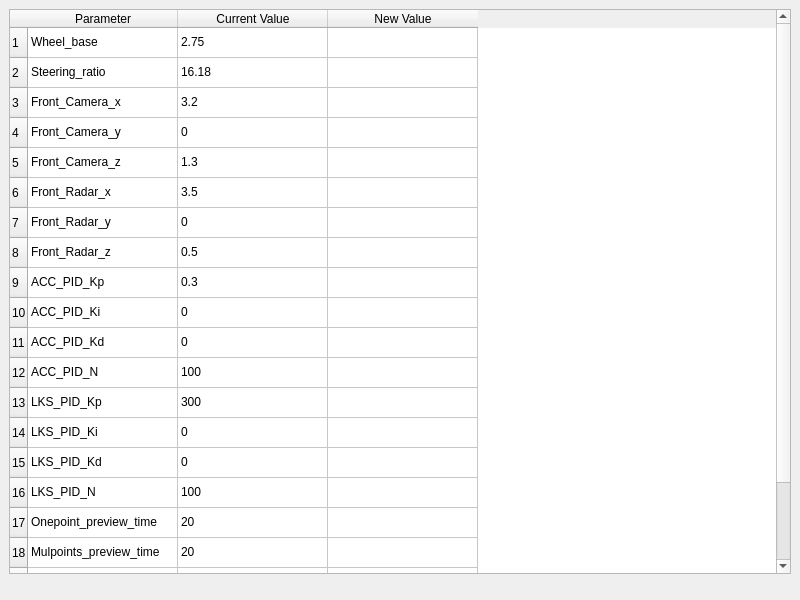
<?xml version="1.0" encoding="UTF-8"?>
<ui version="4.0">
 <class>CalibrationDialog</class>
 <widget class="QDialog" name="CalibrationDialog">
  <property name="geometry">
   <rect>
    <x>0</x>
    <y>0</y>
    <width>800</width>
    <height>600</height>
   </rect>
  </property>
  <property name="sizeIncrement">
   <size>
    <width>0</width>
    <height>0</height>
   </size>
  </property>
  <property name="baseSize">
   <size>
    <width>0</width>
    <height>0</height>
   </size>
  </property>
  <property name="windowTitle">
   <string>Calibration</string>
  </property>
  <layout class="QVBoxLayout" name="verticalLayout">
   <property name="spacing">
    <number>0</number>
   </property>
   <property name="leftMargin">
    <number>9</number>
   </property>
   <property name="topMargin">
    <number>9</number>
   </property>
   <property name="rightMargin">
    <number>9</number>
   </property>
   <property name="bottomMargin">
    <number>9</number>
   </property>
   <item>
    <widget class="QTableWidget" name="tw_params">
     <property name="sizePolicy">
      <sizepolicy hsizetype="Preferred" vsizetype="Expanding">
       <horstretch>0</horstretch>
       <verstretch>0</verstretch>
      </sizepolicy>
     </property>
     <property name="maximumSize">
      <size>
       <width>16777215</width>
       <height>16777215</height>
      </size>
     </property>
     <attribute name="horizontalHeaderVisible">
      <bool>true</bool>
     </attribute>
     <attribute name="horizontalHeaderCascadingSectionResizes">
      <bool>false</bool>
     </attribute>
     <attribute name="horizontalHeaderMinimumSectionSize">
      <number>57</number>
     </attribute>
     <attribute name="horizontalHeaderDefaultSectionSize">
      <number>150</number>
     </attribute>
     <attribute name="horizontalHeaderHighlightSections">
      <bool>true</bool>
     </attribute>
     <attribute name="horizontalHeaderShowSortIndicator" stdset="0">
      <bool>false</bool>
     </attribute>
     <attribute name="horizontalHeaderStretchLastSection">
      <bool>false</bool>
     </attribute>
     <attribute name="verticalHeaderVisible">
      <bool>true</bool>
     </attribute>
     <attribute name="verticalHeaderCascadingSectionResizes">
      <bool>false</bool>
     </attribute>
     <attribute name="verticalHeaderDefaultSectionSize">
      <number>30</number>
     </attribute>
     <attribute name="verticalHeaderHighlightSections">
      <bool>true</bool>
     </attribute>
     <attribute name="verticalHeaderShowSortIndicator" stdset="0">
      <bool>false</bool>
     </attribute>
     <attribute name="verticalHeaderStretchLastSection">
      <bool>false</bool>
     </attribute>
     <row>
      <property name="text">
       <string>1</string>
      </property>
     </row>
     <row>
      <property name="text">
       <string>2</string>
      </property>
     </row>
     <row>
      <property name="text">
       <string>3</string>
      </property>
     </row>
     <row>
      <property name="text">
       <string>4</string>
      </property>
     </row>
     <row>
      <property name="text">
       <string>5</string>
      </property>
     </row>
     <row>
      <property name="text">
       <string>6</string>
      </property>
     </row>
     <row>
      <property name="text">
       <string>7</string>
      </property>
     </row>
     <row>
      <property name="text">
       <string>8</string>
      </property>
     </row>
     <row>
      <property name="text">
       <string>9</string>
      </property>
     </row>
     <row>
      <property name="text">
       <string>10</string>
      </property>
     </row>
     <row>
      <property name="text">
       <string>11</string>
      </property>
     </row>
     <row>
      <property name="text">
       <string>12</string>
      </property>
     </row>
     <row>
      <property name="text">
       <string>13</string>
      </property>
     </row>
     <row>
      <property name="text">
       <string>14</string>
      </property>
     </row>
     <row>
      <property name="text">
       <string>15</string>
      </property>
     </row>
     <row>
      <property name="text">
       <string>16</string>
      </property>
     </row>
     <row>
      <property name="text">
       <string>17</string>
      </property>
     </row>
     <row>
      <property name="text">
       <string>18</string>
      </property>
     </row>
     <row>
      <property name="text">
       <string>19</string>
      </property>
     </row>
     <row>
      <property name="text">
       <string>20</string>
      </property>
     </row>
     <row>
      <property name="text">
       <string>21</string>
      </property>
     </row>
     <column>
      <property name="text">
       <string>Parameter</string>
      </property>
     </column>
     <column>
      <property name="text">
       <string>Current Value</string>
      </property>
     </column>
     <column>
      <property name="text">
       <string>New Value</string>
      </property>
     </column>
     <item row="0" column="0">
      <property name="text">
       <string>Wheel_base</string>
      </property>
     </item>
     <item row="0" column="1">
      <property name="text">
       <string>2.75</string>
      </property>
     </item>
     <item row="0" column="2">
      <property name="text">
       <string/>
      </property>
     </item>
     <item row="1" column="0">
      <property name="text">
       <string>Steering_ratio</string>
      </property>
     </item>
     <item row="1" column="1">
      <property name="text">
       <string>16.18</string>
      </property>
     </item>
     <item row="1" column="2">
      <property name="text">
       <string/>
      </property>
     </item>
     <item row="2" column="0">
      <property name="text">
       <string>Front_Camera_x</string>
      </property>
     </item>
     <item row="2" column="1">
      <property name="text">
       <string>3.2</string>
      </property>
     </item>
     <item row="2" column="2">
      <property name="text">
       <string/>
      </property>
     </item>
     <item row="3" column="0">
      <property name="text">
       <string>Front_Camera_y</string>
      </property>
     </item>
     <item row="3" column="1">
      <property name="text">
       <string>0</string>
      </property>
     </item>
     <item row="3" column="2">
      <property name="text">
       <string/>
      </property>
     </item>
     <item row="4" column="0">
      <property name="text">
       <string>Front_Camera_z</string>
      </property>
     </item>
     <item row="4" column="1">
      <property name="text">
       <string>1.3</string>
      </property>
     </item>
     <item row="5" column="0">
      <property name="text">
       <string>Front_Radar_x</string>
      </property>
     </item>
     <item row="5" column="1">
      <property name="text">
       <string>3.5</string>
      </property>
     </item>
     <item row="6" column="0">
      <property name="text">
       <string>Front_Radar_y</string>
      </property>
     </item>
     <item row="6" column="1">
      <property name="text">
       <string>0</string>
      </property>
     </item>
     <item row="7" column="0">
      <property name="text">
       <string>Front_Radar_z</string>
      </property>
     </item>
     <item row="7" column="1">
      <property name="text">
       <string>0.5</string>
      </property>
     </item>
     <item row="8" column="0">
      <property name="text">
       <string>ACC_PID_Kp</string>
      </property>
     </item>
     <item row="8" column="1">
      <property name="text">
       <string>0.3</string>
      </property>
     </item>
     <item row="9" column="0">
      <property name="text">
       <string>ACC_PID_Ki</string>
      </property>
     </item>
     <item row="9" column="1">
      <property name="text">
       <string>0</string>
      </property>
     </item>
     <item row="10" column="0">
      <property name="text">
       <string>ACC_PID_Kd</string>
      </property>
     </item>
     <item row="10" column="1">
      <property name="text">
       <string>0</string>
      </property>
     </item>
     <item row="11" column="0">
      <property name="text">
       <string>ACC_PID_N</string>
      </property>
     </item>
     <item row="11" column="1">
      <property name="text">
       <string>100</string>
      </property>
     </item>
     <item row="12" column="0">
      <property name="text">
       <string>LKS_PID_Kp</string>
      </property>
     </item>
     <item row="12" column="1">
      <property name="text">
       <string>300</string>
      </property>
     </item>
     <item row="13" column="0">
      <property name="text">
       <string>LKS_PID_Ki</string>
      </property>
     </item>
     <item row="13" column="1">
      <property name="text">
       <string>0</string>
      </property>
     </item>
     <item row="14" column="0">
      <property name="text">
       <string>LKS_PID_Kd</string>
      </property>
     </item>
     <item row="14" column="1">
      <property name="text">
       <string>0</string>
      </property>
     </item>
     <item row="15" column="0">
      <property name="text">
       <string>LKS_PID_N</string>
      </property>
     </item>
     <item row="15" column="1">
      <property name="text">
       <string>100</string>
      </property>
     </item>
     <item row="16" column="0">
      <property name="text">
       <string>Onepoint_preview_time</string>
      </property>
     </item>
     <item row="16" column="1">
      <property name="text">
       <string>20</string>
      </property>
     </item>
     <item row="17" column="0">
      <property name="text">
       <string>Mulpoints_preview_time</string>
      </property>
     </item>
     <item row="17" column="1">
      <property name="text">
       <string>20</string>
      </property>
     </item>
     <item row="18" column="0">
      <property name="text">
       <string>Mulpoints_preview_point_num</string>
      </property>
     </item>
     <item row="18" column="1">
      <property name="text">
       <string>2</string>
      </property>
     </item>
     <item row="19" column="0">
      <property name="text">
       <string>Artificial_potential_field_goal_distance</string>
      </property>
     </item>
     <item row="19" column="1">
      <property name="text">
       <string>1</string>
      </property>
     </item>
     <item row="20" column="0">
      <property name="text">
       <string>A*_plan_queue</string>
      </property>
     </item>
     <item row="20" column="1">
      <property name="text">
       <string>10</string>
      </property>
     </item>
    </widget>
   </item>
   <item>
    <widget class="QToolBar" name="toolBar">
     <property name="sizePolicy">
      <sizepolicy hsizetype="Preferred" vsizetype="Fixed">
       <horstretch>0</horstretch>
       <verstretch>0</verstretch>
      </sizepolicy>
     </property>
     <property name="minimumSize">
      <size>
       <width>0</width>
       <height>0</height>
      </size>
     </property>
     <property name="windowTitle">
      <string>toolBar</string>
     </property>
     <property name="allowedAreas">
      <set>Qt::BottomToolBarArea</set>
     </property>
    </widget>
   </item>
  </layout>
  <action name="action_sync_to_module">
   <property name="text">
    <string>Sync to Module</string>
   </property>
   <property name="toolTip">
    <string>Sync to Module</string>
   </property>
  </action>
  <action name="action_save">
   <property name="enabled">
    <bool>true</bool>
   </property>
   <property name="text">
    <string>Save</string>
   </property>
   <property name="toolTip">
    <string>Save </string>
   </property>
  </action>
  <action name="action_load">
   <property name="enabled">
    <bool>true</bool>
   </property>
   <property name="text">
    <string>Load</string>
   </property>
   <property name="toolTip">
    <string>Load</string>
   </property>
  </action>
  <action name="action_update">
   <property name="enabled">
    <bool>true</bool>
   </property>
   <property name="text">
    <string>Update</string>
   </property>
   <property name="toolTip">
    <string>Update</string>
   </property>
  </action>
 </widget>
 <resources/>
 <connections/>
</ui>
